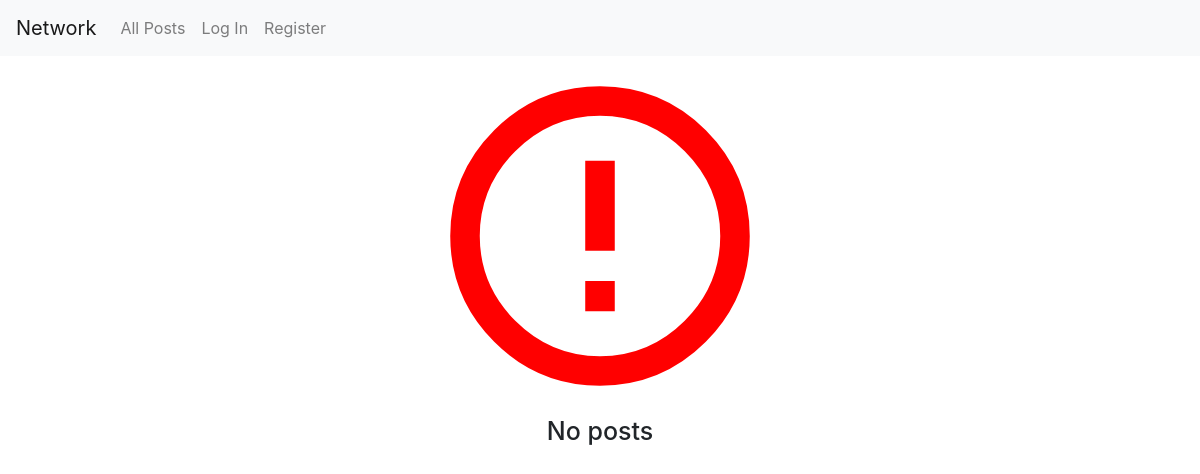
Before: / with the older database file.
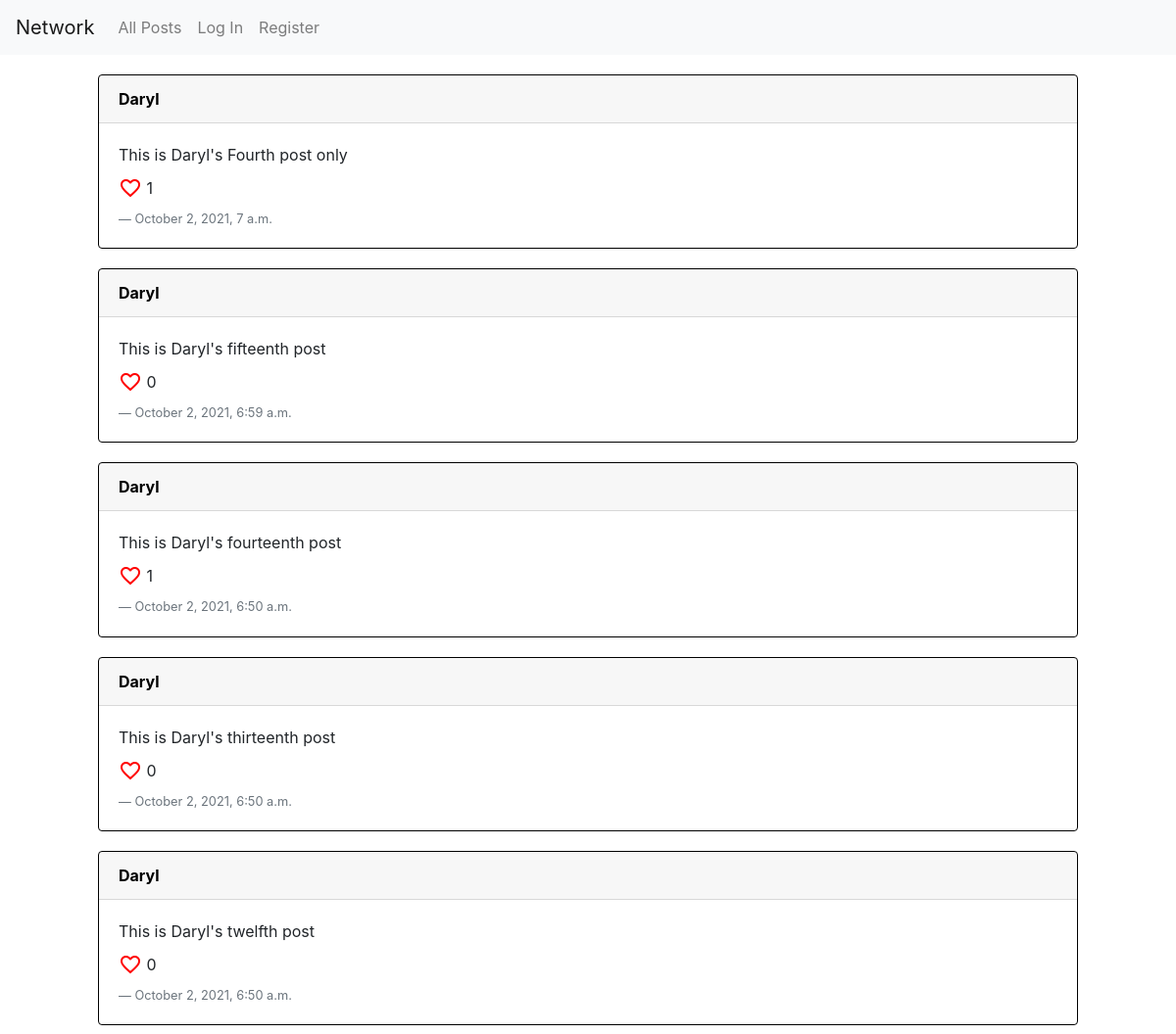
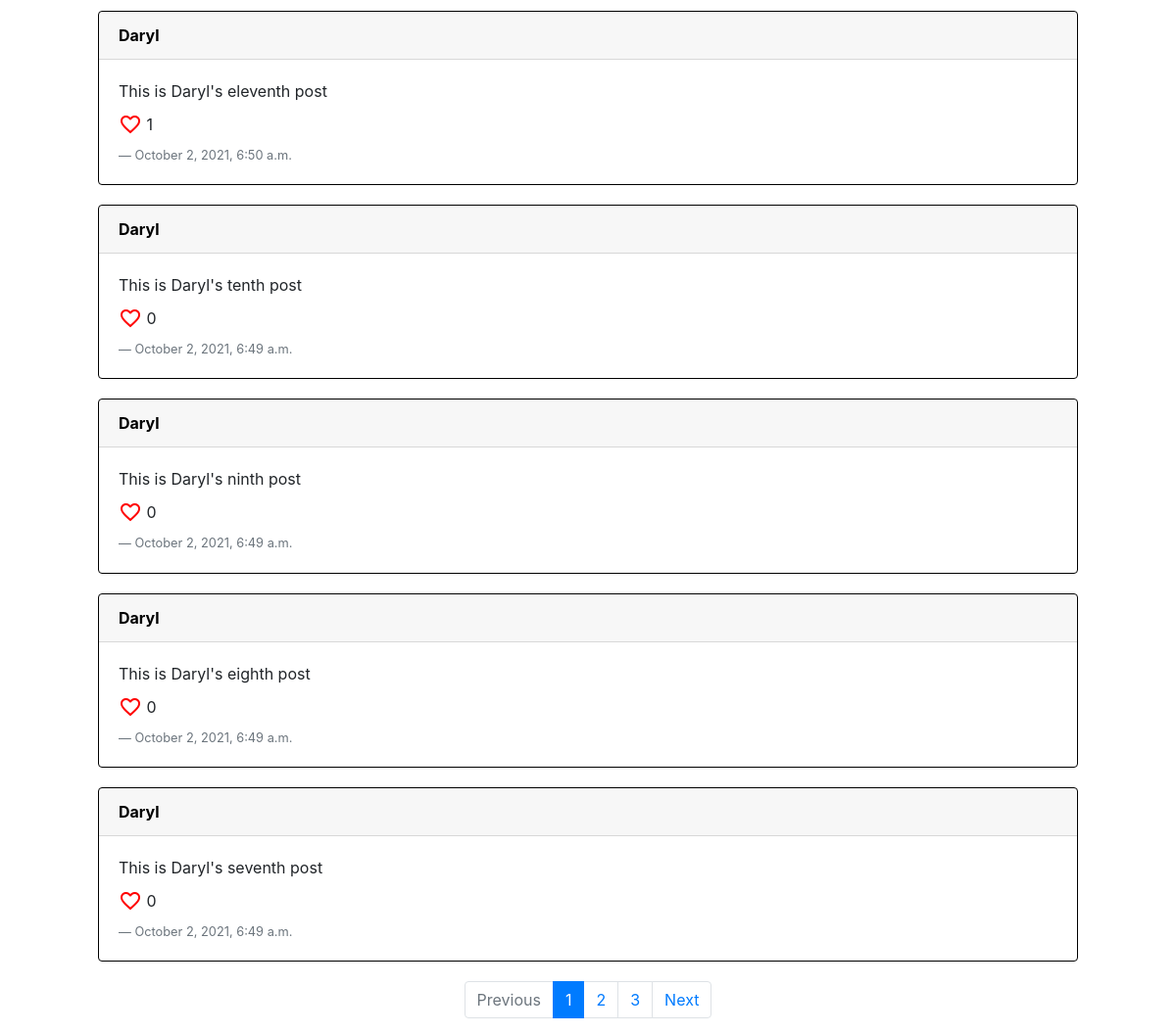
After: the same page with the newer database file (2 pictures, top to bottom).
### network/models.py (models this page shows, shortened)
class Post(models.Model):
    content = models.CharField(max_length=1000)
    user = models.ForeignKey(User, on_delete=CASCADE, related_name='posts')
    timestamp = models.DateTimeField(auto_now=True)

class User(AbstractUser):
    like = models.ManyToManyField('Post', blank=True, related_name='likes')
    following = models.ManyToManyField('User', blank=True, related_name='followers')

### network/views.py (the view)
# urls.py: path("", views.index, name="index"),
def index(request):
    posts = Post.objects.all().order_by("-timestamp")
    posts = Paginator(posts, CONTENT_PER_PAGE)
    page_num = request.GET.get('page')
    page_obj = posts.get_page(page_num)
    return render(request, "network/index.html", {'page_obj': page_obj})

### network/templates/network/index.html (shortened to what this page needs)
{% extends "network/layout.html" %}
{% block body %}
    {% if page_obj %}
        {% include 'network/postList.html' %}
    {% else %}
        <div class="error-msg">
            <i class="material-icons">error_outline</i>
            <div class="error-msg-btm">
                <h4>No posts</h4>
            </div>
        </div>
    {% endif %}
{% endblock %}

### network/templates/network/postList.html (shortened to what this page needs)
<div id="postList-view">
    <div class="post-container">
        {% for post in page_obj.object_list %}
            <div class="card post-object">
                <a class="card-header post-user" href="{% url 'profile' post.user %}"><strong>{{ post.user }}</strong></a>
                <div class="card-body post-lower">
                    <div class="post-edit-edited">
                        <div class="post-content-edit-div">
                            <p class="post-content card-text">{{ post.content }}</p>
                        </div>
                    </div>
                    <div class="post-likes">
                        <span class="material-icons like-button" style="color: red;" data-info="{{ post.id }}">
                        </span>&nbsp;
                        <span class="post-likes-num" id="{{ post.id }}">{{ post.likes.count }}</span>
                    </div>
                    <p class="post-timestamp blockquote-footer">{{ post.timestamp| date:"F j, Y, P" }}</p>
                </div>
            </div>
        {% endfor %}
    </div>
    <nav aria-label="Page navigation example">
        <ul class="pagination justify-content-center">
            {% if page_obj.has_previous %}
                <li class="page-item"><a class="page-link" href="?page={{ page_obj.previous_page_number }}">Previous</a></li>
            {% elif not page_obj.has_previous %}
                <li class="page-item disabled"><a class="page-link" tabindex="-1" aria-disabled="true">Previous</a></li>
            {% endif %}
            {% for p in page_obj.paginator.page_range %}
                {% if p == page_obj.number %}
                    <li class="page-item active" aria-current="page"><span class="page-link">{{ p }}</span></li>
                {% else %}
                    <li class="page-item"><a class="page-link" href="?page={{ p }}">{{ p }}</a></li>
                {% endif %}
            {% endfor %}
            {% if page_obj.has_next %}
                <li class="page-item"><a class="page-link" href="?page={{ page_obj.next_page_number }}">Next</a></li>
            {% elif not page_obj.has_next %}
                <li class="page-item disabled"><a class="page-link" tabindex="-1" aria-disabled="true">Next</a></li>
            {% endif %}
        </ul>
    </nav>
</div>

Changed rows visible on the page:
added Post: user "Daryl", content "This is Daryl's Fourth post only", likes.count "1", timestamp "October 2, 2021, 7 a.m."
added Post: user "Daryl", content "This is Daryl's fifteenth post", likes.count "0", timestamp "October 2, 2021, 6:59 a.m."
added Post: user "Daryl", content "This is Daryl's fourteenth post", likes.count "1", timestamp "October 2, 2021, 6:50 a.m."
added Post: user "Daryl", content "This is Daryl's thirteenth post", likes.count "0", timestamp "October 2, 2021, 6:50 a.m."
added Post: user "Daryl", content "This is Daryl's twelfth post", likes.count "0", timestamp "October 2, 2021, 6:50 a.m."
added Post: user "Daryl", content "This is Daryl's eleventh post", likes.count "1", timestamp "October 2, 2021, 6:50 a.m."
added Post: user "Daryl", content "This is Daryl's tenth post", likes.count "0", timestamp "October 2, 2021, 6:49 a.m."
added Post: user "Daryl", content "This is Daryl's ninth post", likes.count "0", timestamp "October 2, 2021, 6:49 a.m."
added Post: user "Daryl", content "This is Daryl's eighth post", likes.count "0", timestamp "October 2, 2021, 6:49 a.m."
added Post: user "Daryl", content "This is Daryl's seventh post", likes.count "0", timestamp "October 2, 2021, 6:49 a.m."
Other visible differences:
text no longer shown: "No posts"
text now shown: "Previous Next"
new list line: "1"
new list line: "2"
new list line: "3"
